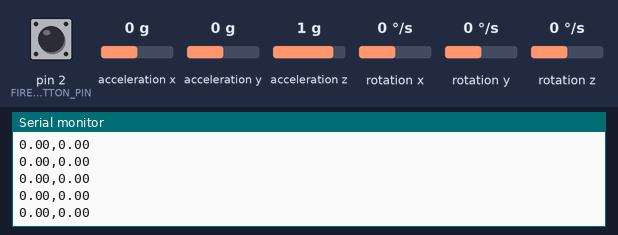
A sketch run on a simulated Arduino Uno, built with avr-gcc and run on an emulated ATmega328P. On the bench: the last lines printed to the serial monitor. The test bench sets the inputs (shaded band); at power-on: pin 2 (FIRE_BUTTON_PIN) HIGH, acceleration x 0 g, acceleration y 0 g, acceleration z 1 g, rotation x 0 °/s, rotation y 0 °/s, rotation z 0 °/s.

Above: at 8.1 s.
8.2 s: pin 2 (FIRE_BUTTON_PIN) pulled LOW for 0.15 s
At 8.31 s:
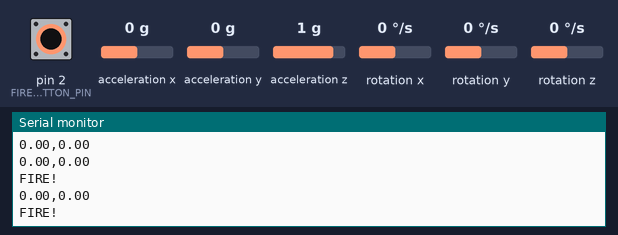
9.8 s: acceleration x set to -1.4 g
At 10.7 s:
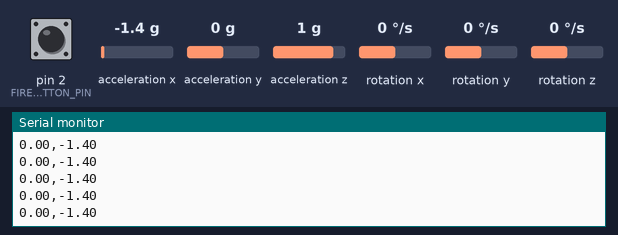
11.3 s: acceleration y set to -1.4 g
At 11.8 s:
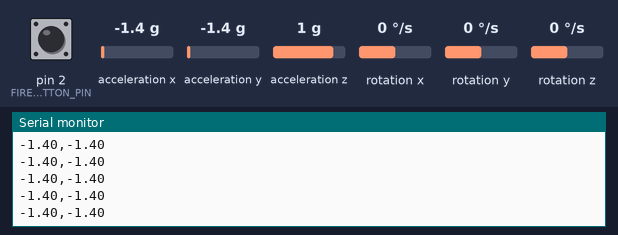
12.8 s: pin 2 (FIRE_BUTTON_PIN) pulled LOW for 1 s
At 13.11 s:
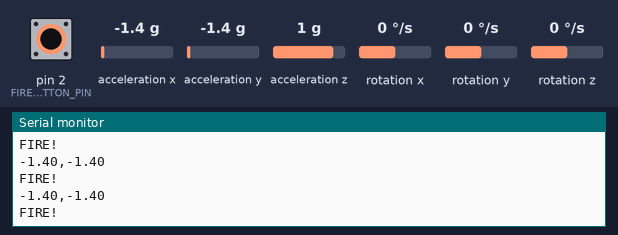
15.3 s: acceleration x set to -0.8 g
At 16.0 s:
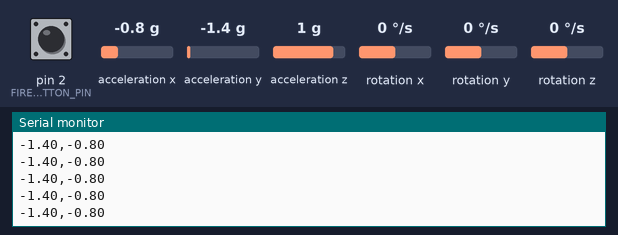
Timing chart, 0 to 17.8 s (numbered marks = the images above; inputs shaded):
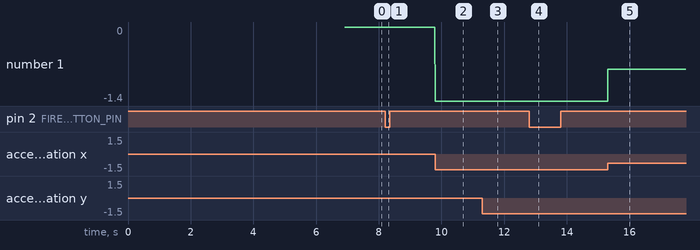

The sketch:

pitch_roll_fire.ino
```cpp
#include "Wire.h"
#include <MPU6050_light.h>


const int FIRE_BUTTON_PIN = 2;

MPU6050 mpu(Wire);

long timer = 0;
const long updateInterval = 10;

float yawAngle = 0.0; // Variable to store the integrated yaw angle

// Offsets for the three axes when the sensor is flat
float accX_offset = 0.0;
float accY_offset = 0.0;
float accZ_offset = 0.0;
bool calibrated = false;
int calibrationSamples = 1000;

void setup() {
  Serial.begin(115200);
  Wire.begin();

  byte status = mpu.begin();
  while(status != 0) { /* handle error */ }

  Serial.println(F("Calibrating Left Hand Sensor, keep FLAT and STILL!"));
  // Calibrate Accelerometer (for pitch and roll)
  for(int i=0; i < calibrationSamples; i++) {
    mpu.update();
    accX_offset += mpu.getAccX();
    accY_offset += mpu.getAccY();
    accZ_offset += mpu.getAccZ();
    delay(5);
  }
  accX_offset /= calibrationSamples;
  accY_offset /= calibrationSamples;
  accZ_offset /= calibrationSamples;
  calibrated = true;

  Serial.println("Calibration complete!\n");
  timer = millis();
  pinMode(FIRE_BUTTON_PIN, INPUT_PULLUP);
}

void loop() {
  mpu.update();

  if (digitalRead(FIRE_BUTTON_PIN) == LOW) {
    // Print the firing message for Unity to read
    Serial.println("FIRE!");
    // Small delay to handle "debouncing" (prevent multiple rapid reads from one press)
    delay(100);
  }
  if (calibrated && millis() - timer > updateInterval) {
    // float deltaTime = (millis() - timer) / 1000.0; // Time in seconds

    // 1. PITCH (Tilt Up/Down) - Use Y-Axis Accelerometer
    float pitchInput = mpu.getAccY() - accY_offset;

    // 2. ROLL (Side-to-Side) - Use X-Axis Accelerometer
    float rollInput = mpu.getAccX() - accX_offset;

    // Output format: "PITCH,YAW,ROLL"
    Serial.print(pitchInput);
    Serial.print(",");
    Serial.println(rollInput);

    timer = millis();
  }
}
```

Measured:
- after the input at 8.2 s, the serial monitor: prints a new line at once (image 1)
- after the input at 9.8 s, the serial monitor: prints a new line at once (image 2)
- after the input at 11.3 s, the serial monitor: prints a new line at once (image 3)
- after the input at 12.8 s, the serial monitor: prints a new line at once (image 4)
- after the input at 15.3 s, the serial monitor: prints a new line at once (image 5)
- plotted number 1: 0 → -1.4 after the input at 9.8 s, -1.4 → -0.8 after the input at 15.3 s
